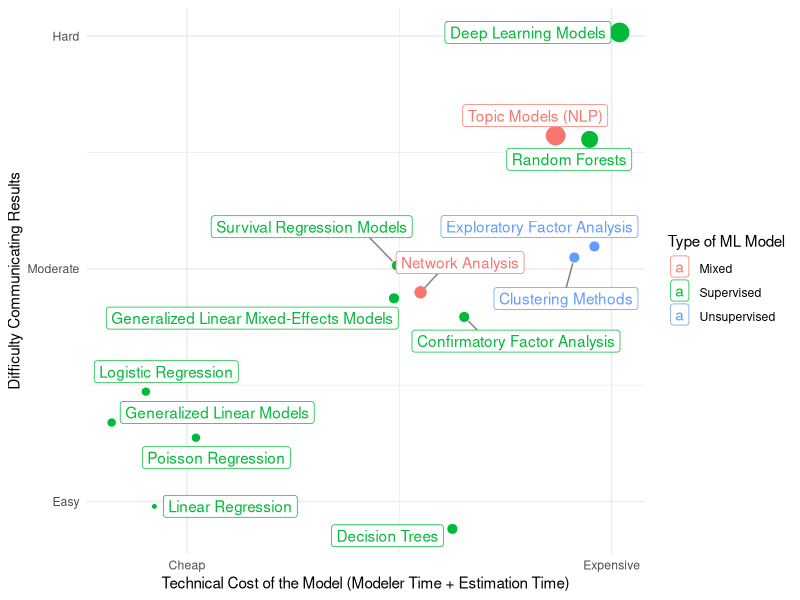

Here is the R script that generated this plot:
## ---- chunk 1
library(dplyr)
library(ggplot2)
library(ggrepel)
library(tibble)

n_lm <- 30
jitter_seed <- 100

df <- tibble::tibble(
  METHOD = c(
    "Linear Regression",
    "Logistic Regression",
    "Poisson Regression",
    "Generalized Linear Models",
    "Generalized Linear Mixed-Effects Models",
    "Survival Regression Models",
    "Decision Trees",
    "Random Forests",
    "Deep Learning Models",
    "Topic Models (NLP)",
    "Network Analysis",
    "Confirmatory Factor Analysis",
    "Clustering Methods",
    "Exploratory Factor Analysis"
  ),
  # 1 - Very easily explained
  # 2 - Somewhat easily explained
  # 3 - Moderately difficult to explain
  # 4 - Hard to explain
  # 5 - Good luck
  EXPLAINABLE = c(
    1, 2, 2, 2,
    3, 3, 1, 4,
    5, 4, 3, 3, 
    3, 3
  ),
  MODEL_OVERSIGHT = c(
    1, 1, 1, 1,
    2, 2, 2, 3,
    3, 3, 2, 2, 
    3, 3
  ),
  SAMPLE = c(
    n_lm, 5*n_lm, 5*n_lm, 5*n_lm,
    10*n_lm, 8*n_lm, 10*n_lm, 50*n_lm,
    75*n_lm, 75*n_lm, 20*n_lm, 10*n_lm, 
    10*n_lm, 10*n_lm
  ),
  ML_CLASS = c(
    rep("Supervised", 9), "Mixed", "Mixed", "Supervised", "Unsupervised",
    "Unsupervised"
  )
)

ggplot2::ggplot(
  data = df,
  ggplot2::aes(
    x = MODEL_OVERSIGHT,
    y = EXPLAINABLE,
    color = ML_CLASS,
    size = SAMPLE
  )
) +
  ggplot2::theme_minimal() +
  ggplot2::geom_point(position = position_jitter(seed = jitter_seed)) +
  ggplot2::scale_size(guide = "none") +
  ggplot2::labs(
    x = "Technical Cost of the Model (Modeler Time + Estimation Time)",
    y = "Difficulty Communicating Results",
    color = "Type of ML Model"
  ) +
  ggrepel::geom_label_repel(aes(label = METHOD, x = MODEL_OVERSIGHT, y = EXPLAINABLE,
                                color = ML_CLASS),
                            box.padding   = 0.35, 
                            point.padding = 0.5,
                            segment.color = 'grey50',
                            inherit.aes = FALSE,
                            position = position_jitter(seed = jitter_seed)) +
  ggplot2::scale_x_continuous(
    labels = c("Cheap", "Expensive"),
    breaks = c(1, 3)
  ) +
  ggplot2::scale_y_continuous(
    labels = c("Easy", "Moderate" ,"Hard"),
    breaks = c(1.25, 3.125, 5)
    )
